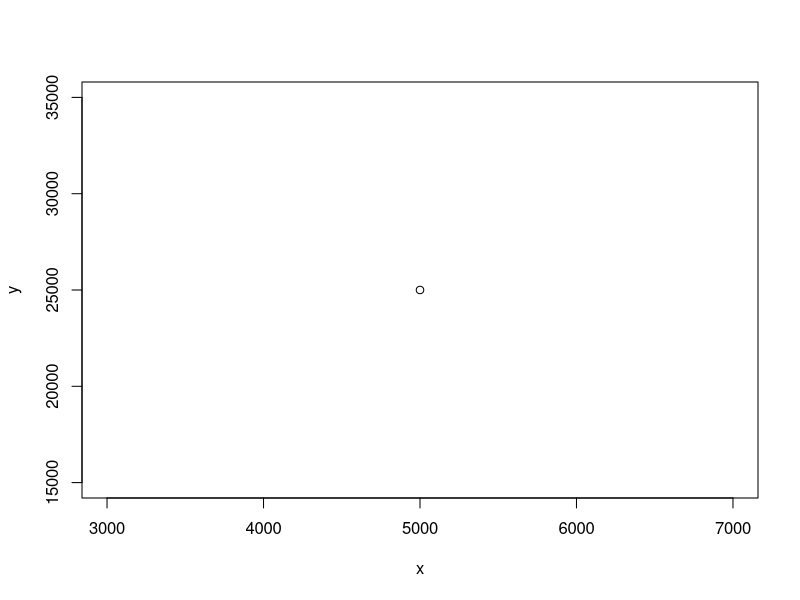
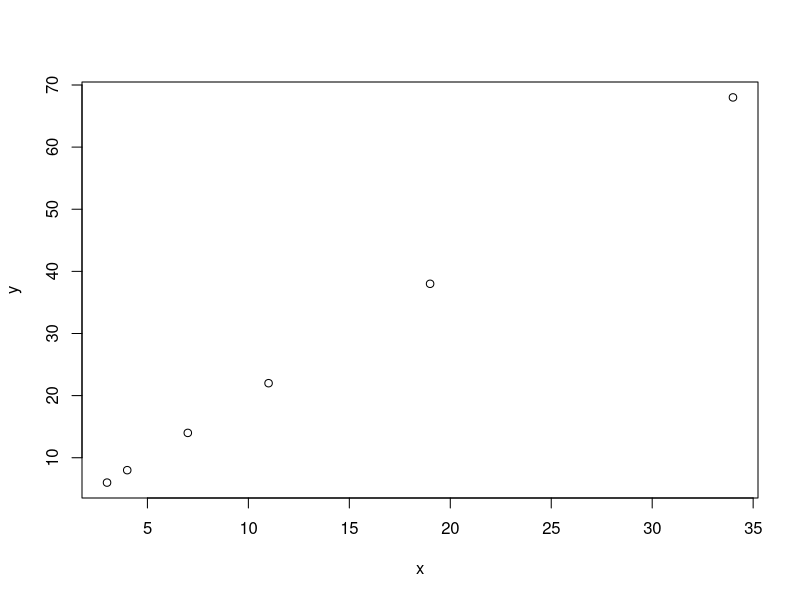

Generate these figures, in order, with R:
## ---- chunk 1
5 + 11
1.2 * 47
3^4
## ---- chunk 2
5 > 2
2 > 5
5 == 2    
## ---- chunk 3
x = 500
## ---- chunk 4
x <- 5000
## ---- chunk 5
x + 10
x * 5
x^x
## ---- chunk 6
y = x * 5
## ---- chunk 7
plot(x, y)
## ---- chunk 8
rm(x)
## ---- chunk 9
x <- 500 #this is how we assign the object x the value of 500
## ---- chunk 10
class(x)
## ---- chunk 11
#####vector a #####
a <- c(1, 2, 5.3, 6, -2, 4)  # numeric vector

#####vector b #####
b <- c("one", "two", "three")  # character vector
carrot <- c(TRUE, TRUE, TRUE, FALSE, TRUE, FALSE)  # logical vector
## ---- chunk 12
a[6] # Returns the 6th element of vector a
a[c(2,4)] # Returns the 2nd and 4th elements of vector a. The c stands for "combine"
## ---- chunk 13
x <- c(3, 7, 19, 4, 34, 11)
y <- x * 2
plot(x, y)
## ---- chunk 14
A = matrix(c(2, 4, 3, 1, 5, 7),nrow=2,ncol=3,byrow = TRUE)
A # print the matrix
## ---- chunk 15
n = c(2, 3, 5)
s = c("aa", "bb", "cc", "dd", "ee")
b = c(TRUE, FALSE, TRUE, FALSE, FALSE)
x = list(n, s, b, 3) # x contains copies of n, s, b
## ---- chunk 16
# View(mtcars)
## ---- chunk 17
mtcars["Mazda RX4", "cyl"] #This command asks what the cell reads in the row "Mazda Rx4" column "cyl"
## ---- chunk 18

